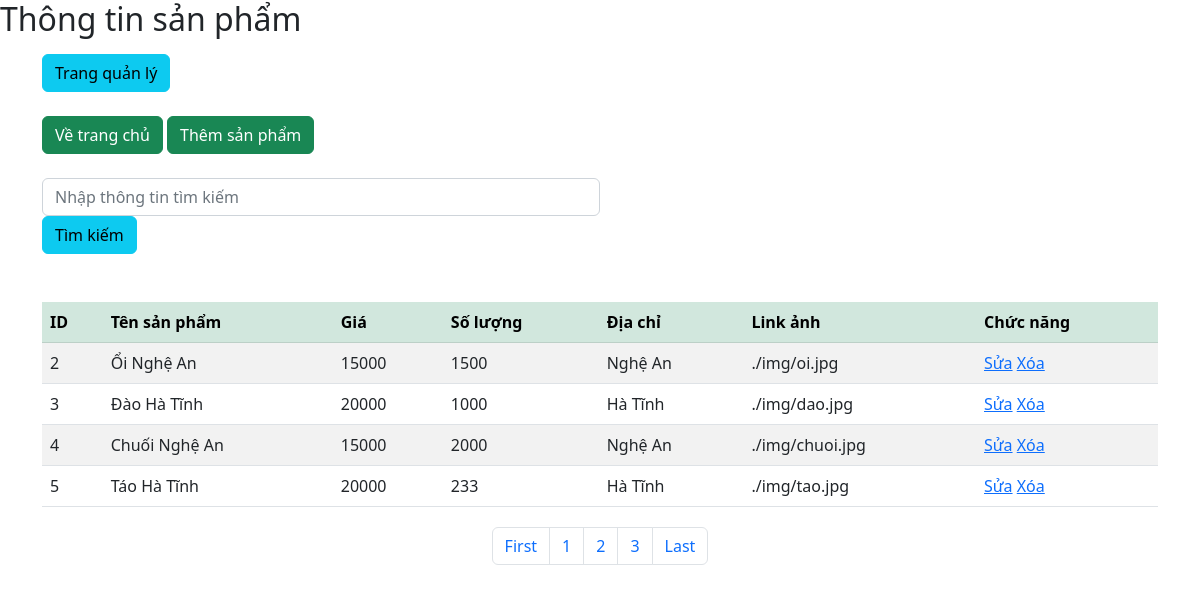
Screenshot of /view/sp.php with the database file from the repository.
### tables this page shows
CREATE TABLE `sanpham` (
  `id` int(11) NOT NULL,
  `tensanpham` varchar(50) NOT NULL,
  `gia` int(20) NOT NULL,
  `soluong` int(20) NOT NULL,
  `diachi` varchar(50) NOT NULL,
  `image` varchar(200) NOT NULL
);

### help/helper.php (called while the page is built, shortened)
<?php
class Helper {
    public static function Paginate($sql_name, $limit_a_page,$page){
        $db = new Database;
        $conn = $db->conn();
        $page_first_result = ($page-1)*$limit_a_page;
        $sql = "SELECT * FROM $sql_name";
        $result = $conn->query($sql);
        $number_of_result = mysqli_num_rows($result);
        $number_of_page = ceil($number_of_result/$limit_a_page);
        $sql = "SELECT * FROM $sql_name LIMIT $page_first_result,$limit_a_page";
        return [
            'sql' => $sql,
            'number_page' => $number_of_page
        ];
    }
};
?>

### view/sp.php (the view, shortened to what this page needs)
<!DOCTYPE html>
<html lang="en">
<head>
  <link href="https://cdn.jsdelivr.net/npm/bootstrap@5.2.3/dist/css/bootstrap.min.css" rel="stylesheet">
</head>
<body>
<h2>Thông tin sản phẩm</h2>
<div class="container mt-3">
  <a href="http://localhost/web/quanly.php" class="btn btn-info">Trang quản lý</a> <br><br>
  <a class="btn btn-success" href="http://localhost/web">Về trang chủ</a>
  <a class="btn btn-success" href="http://localhost/web/view/them_sp.php">Thêm sản phẩm</a>
  <br><br>
  <form action="http://localhost/web/view/sp_all.php" method="post">
    <div class="col-md-6">
      <input type="text" name="search" class="form-control" placeholder='Nhập thông tin tìm kiếm' value="">
      <button class="btn btn-info">Tìm kiếm</button>
    </div>
  </form>
  <br><br>
  <table class="table table-striped">
    <thead class="table-success">
      <tr>
        <th>ID</th>
        <th>Tên sản phẩm</th>
        <th>Giá</th>
        <th>Số lượng</th>
        <th>Địa chỉ</th>
        <th>Link ảnh</th>
        <th>Chức năng</th>
      </tr>
    </thead>
    <tbody>
    <?php
    require_once "../help/helper.php";
    if(!isset($_GET['page'])){
      $page = 1;
    }else{
      $page = $_GET['page'];
    }
    $sql = Helper::Paginate('sanpham',4,$page)['sql'];
    $number_page = Helper::Paginate('sanpham',4,$page)['number_page'];
    $result = $conn->query($sql);
    while($row = $result->fetch_assoc()){
    ?>
      <tr>
        <td><?php echo $row["id"]; ?></td>
        <td><?php echo $row["tensanpham"]; ?></td>
        <td><?php echo $row["gia"]; ?></td>
        <td><?php echo $row["soluong"]; ?></td>
        <td><?php echo $row["diachi"]; ?></td>
        <td><?php echo $row["image"]; ?></td>
        <td>
          <a href="http://localhost/web/view/sua_sp.php?id=<?=$row['id'];?>">Sửa</a>
          <a href="http://localhost/web/controller/xoa_sp.php?id=<?=$row['id'];?>">Xóa</a>
        </td>
      </tr>
    <?php
    }
    ?>
    </tbody>
  </table>
<ul class="pagination justify-content-center" style="margin:20px 0">
  <li class="page-item"><a class="page-link" href="http://localhost/web/view/sp.php?page=1">First</a></li>
  <?php
  for($page = 1; $page<= $number_page; $page++){
  ?>
  <li class="page-item"><a class="page-link" href="http://localhost/web/view/sp.php?page=<?=$page?>"> <?=$page?> </a></li>
  <?php
  }
  ?>
  <li class="page-item"><a class="page-link" href="http://localhost/web/view/sp.php?page=<?=$number_page?>">Last</a></li>
</ul>
</div>
</body>
</html>

### rows the page displays
sanpham: id "2", tensanpham "Ổi Nghệ An", gia "15000", soluong "1500", diachi "Nghệ An", image "./img/oi.jpg"
sanpham: id "3", tensanpham "Đào Hà Tĩnh", gia "20000", soluong "1000", diachi "Hà Tĩnh", image "./img/dao.jpg"
sanpham: id "4", tensanpham "Chuối Nghệ An", gia "15000", soluong "2000", diachi "Nghệ An", image "./img/chuoi.jpg"
sanpham: id "5", tensanpham "Táo Hà Tĩnh", gia "20000", soluong "233", diachi "Hà Tĩnh", image "./img/tao.jpg"
